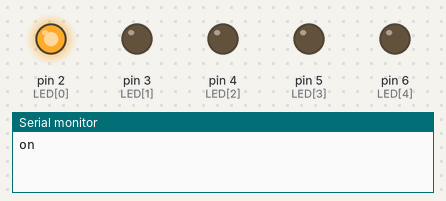
This sketch was run on a simulated Arduino Uno, built with avr-gcc and run on an emulated ATmega328P. Shown: output pins drawn as LEDs (lit = HIGH), the last lines printed to the serial monitor.

Above: at 0.5 s.
At 2.5 s:
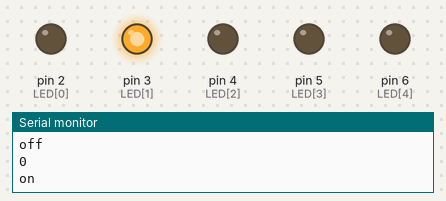
At 4.5 s:
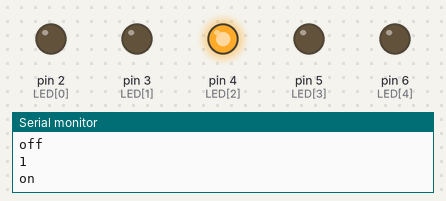
At 6.5 s:
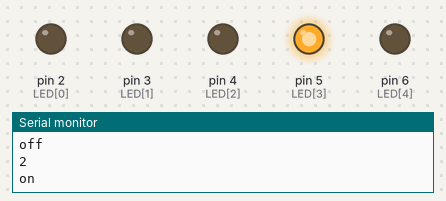
At 8.5 s:
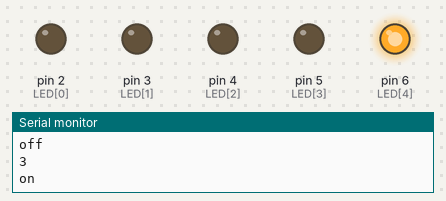
At 11.5 s:
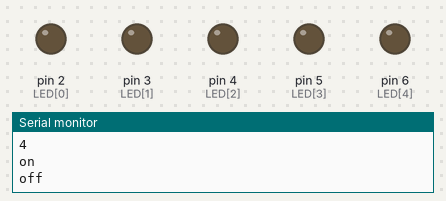
Timing chart, 0 to 13.0 s (numbered marks = the images above):
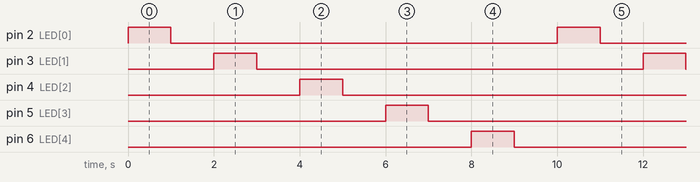

Measured:
- by itself, pin 2 (LED[0]), pin 3 (LED[1]), pin 4 (LED[2]), pin 5 (LED[3]), pin 6 (LED[4]): alternates HIGH for 1.0 s and LOW for 9.0 s
- by itself, everything shown: repeats every 10.0 s, in 10 steps

The sketch:

Digital_Output_Multi_pin.ino
```cpp
//Global Variable
int LED[] = {2, 3, 4, 5, 6};

void setup() {
  pinMode(LED[0], OUTPUT);
  pinMode(LED[1], OUTPUT);
  pinMode(LED[2], OUTPUT);
  pinMode(LED[3], OUTPUT);
  pinMode(LED[4], OUTPUT);

  //digitalWrite(LED, HIGH);
  //Serial : Communication to Monitoring (As Console)
  Serial.begin(9600);
}

void loop() {
  for(int i = 0; i < 5; i++){
    digitalWrite(LED[i], HIGH);
    Serial.println("on");
    delay(1000);
    digitalWrite(LED[i], LOW);
    Serial.println("off");
    delay(1000);
    Serial.println(i);
  }
}
```
